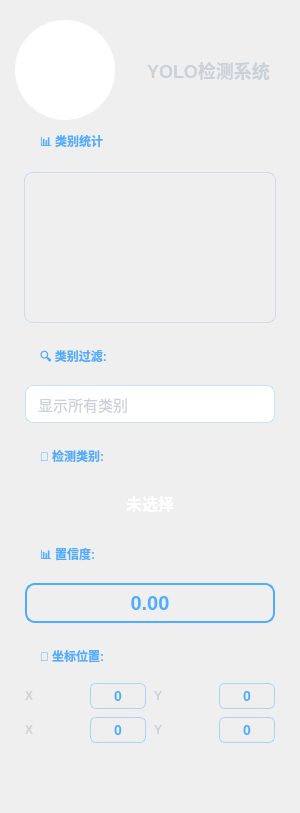
     <widget class="QWidget" name="rightWidget" native="true">
      <property name="minimumSize">
       <size>
        <width>300</width>
        <height>0</height>
       </size>
      </property>
      <property name="maximumSize">
       <size>
        <width>300</width>
        <height>16777215</height>
       </size>
      </property>
      <property name="styleSheet">
       <string notr="true">background: qlineargradient(x1:0, y1:0, x2:0, y2:1,
                               stop:0 rgba(22, 33, 62, 0.95), 
                               stop:1 rgba(15, 52, 96, 0.95));
    border-radius: 18px; 
</string>
      </property>
      <layout class="QVBoxLayout" name="verticalLayout_3">
       <property name="spacing">
        <number>15</number>
       </property>
       <property name="leftMargin">
        <number>15</number>
       </property>
       <property name="topMargin">
        <number>20</number>
       </property>
       <property name="rightMargin">
        <number>15</number>
       </property>
       <property name="bottomMargin">
        <number>20</number>
       </property>
       <item>
        <layout class="QHBoxLayout" name="logoLayout">
         <item>
          <widget class="QLabel" name="logoLabel">
           <property name="minimumSize">
            <size>
             <width>100</width>
             <height>100</height>
            </size>
           </property>
           <property name="maximumSize">
            <size>
             <width>100</width>
             <height>100</height>
            </size>
           </property>
           <property name="styleSheet">
            <string notr="true">QLabel {
	
background: white;
    border-radius: 50px;
    color: white;
    font-size: 22px;
    font-weight: bold;
}</string>
           </property>
           <property name="text">
            <string>Y</string>
           </property>
           <property name="alignment">
            <set>Qt::AlignCenter</set>
           </property>
          </widget>
         </item>
         <item>
          <spacer name="horizontalSpacer_logo">
           <property name="orientation">
            <enum>Qt::Horizontal</enum>
           </property>
           <property name="sizeHint" stdset="0">
            <size>
             <width>40</width>
             <height>20</height>
            </size>
           </property>
          </spacer>
         </item>
         <item>
          <widget class="QLabel" name="logoText">
           <property name="maximumSize">
            <size>
             <width>16777215</width>
             <height>40</height>
            </size>
           </property>
           <property name="styleSheet">
            <string notr="true">QLabel {
    font-size: 18px;
    font-weight: 700;
    color: #c9d1d9;
    background: qlineargradient(x1:0, y1:0, x2:1, y2:0,
                               stop:0 #21262d, stop:1 #30363d);
    border-radius: 8px;
    padding: 6px 12px;
}</string>
           </property>
           <property name="text">
            <string>YOLO检测系统</string>
           </property>
          </widget>
         </item>
        </layout>
       </item>
       <item>
        <widget class="QGroupBox" name="statsGroup">
         <property name="enabled">
          <bool>false</bool>
         </property>
         <property name="minimumSize">
          <size>
           <width>0</width>
           <height>200</height>
          </size>
         </property>
         <property name="styleSheet">
          <string notr="true">QGroupBox {
    font-weight: 600;
    border-radius: 12px;
    margin-top: 10px;
    padding-top: 15px;
    background: qlineargradient(x1:0, y1:0, x2:0, y2:1,
                               stop:0 rgba(15, 20, 35, 0.7), 
                               stop:1 rgba(22, 33, 62, 0.7));
    color: #4facfe;
}

QGroupBox::title {
	
    subcontrol-origin: margin;
    left: 15px;
	bottom:5px;
	min-height: 25px;
    padding: 0px 8px;
    color: #4facfe;
}</string>
         </property>
         <property name="title">
          <string>📊 类别统计</string>
         </property>
         <property name="alignment">
          <set>Qt::AlignLeading|Qt::AlignLeft|Qt::AlignVCenter</set>
         </property>
         <property name="flat">
          <bool>false</bool>
         </property>
         <property name="checkable">
          <bool>false</bool>
         </property>
         <layout class="QVBoxLayout" name="verticalLayout_14">
          <item>
           <widget class="QListView" name="catlistView">
            <property name="enabled">
             <bool>false</bool>
            </property>
            <property name="sizePolicy">
             <sizepolicy hsizetype="Minimum" vsizetype="Fixed">
              <horstretch>0</horstretch>
              <verstretch>0</verstretch>
             </sizepolicy>
            </property>
            <property name="minimumSize">
             <size>
              <width>0</width>
              <height>151</height>
             </size>
            </property>
            <property name="maximumSize">
             <size>
              <width>16777215</width>
              <height>150</height>
             </size>
            </property>
            <property name="autoFillBackground">
             <bool>false</bool>
            </property>
            <property name="styleSheet">
             <string notr="true">QListView {
   background: qlineargradient(x1:0, y1:0, x2:0, y2:1,
                               stop:0 #0a0e27, stop:1 #16213e);
    border: 1px solid rgba(79, 172, 254, 0.25);
    border-radius: 8px;
    padding: 8px 16px;
    font-size: 14px;
    color: #c9d1d9;
}

QListView::item {
    height: 36px;
    padding: 0 12px;
    margin: 2px 0;
    border: none;
    border-radius: 6px;
}

QListView::item:hover {
    background: qlineargradient(x1:0, y1:0, x2:1, y2:0,
                               stop:0 rgba(79, 172, 254, 0.2), 
                               stop:1 rgba(0, 242, 254, 0.2));
    color: #4facfe;
}

QListView::item:selected {
    background: qlineargradient(x1:0, y1:0, x2:1, y2:0,
                               stop:0 #4facfe, stop:1 #00f2fe);
    color: white;
    font-weight: 600;
}</string>
            </property>
           </widget>
          </item>
         </layout>
        </widget>
       </item>
       <item>
        <widget class="QGroupBox" name="filterGroup">
         <property name="styleSheet">
          <string notr="true">QGroupBox {
    font-weight: 600;
    border-radius: 12px;
    margin-top: 10px;
    padding-top: 15px;
    background: qlineargradient(x1:0, y1:0, x2:0, y2:1,
                               stop:0 rgba(15, 20, 35, 0.7), 
                               stop:1 rgba(22, 33, 62, 0.7));
    color: #4facfe;
}

QGroupBox::title {
    subcontrol-origin: margin;
    left: 15px;
    padding: 0 8px;
    color: #4facfe;
	bottom:5px;
	min-height: 25px;
}</string>
         </property>
         <property name="title">
          <string>🔍 类别过滤:</string>
         </property>
         <layout class="QVBoxLayout" name="verticalLayout_6">
          <property name="spacing">
           <number>5</number>
          </property>
          <property name="leftMargin">
           <number>10</number>
          </property>
          <property name="topMargin">
           <number>10</number>
          </property>
          <property name="rightMargin">
           <number>10</number>
          </property>
          <property name="bottomMargin">
           <number>10</number>
          </property>
          <item>
           <widget class="QComboBox" name="filter_combo">
            <property name="minimumSize">
             <size>
              <width>0</width>
              <height>38</height>
             </size>
            </property>
            <property name="styleSheet">
             <string notr="true">QComboBox {
    border: 1px solid rgba(79, 172, 254, 0.3);
    border-radius: 8px;
    padding: 8px 12px;
    background: qlineargradient(x1:0, y1:0, x2:0, y2:1,
                               stop:0 #0a0e27, stop:1 #16213e);
    font-size: 15px;
    color: #c9d1d9;
    min-height: 20px;
}

QComboBox:hover {
    border-color: #4facfe;
}

QComboBox::drop-down {
    border: none;
    width: 30px;
}

QComboBox::down-arrow {
    image: none;
    border-left: 5px solid transparent;
    border-right: 5px solid transparent;
    border-top: 5px solid #4facfe;
}
/* 下拉列表容器 */
QComboBox QAbstractItemView {
    background: qlineargradient(x1:0, y1:0, x2:0, y2:1,
                               stop:0 #16213e, stop:1 #0f3460);
    border: 2px solid rgba(79, 172, 254, 0.6);
    border-radius: 8px;
    selection-background-color: rgba(79, 172, 254, 0.5);
    selection-color: white;
    color: #e8f1ff;
    padding: 5px;
    outline: none;
}

/* 下拉列表项 */
QComboBox QAbstractItemView::item {
    height: 35px;
    padding-left: 15px;
    border-radius: 5px;
	color: rgb(255, 255, 255);
    background: transparent;
}

/* 下拉列表项悬停 */
QComboBox QAbstractItemView::item:hover {
    background: rgba(79, 172, 254, 0.3);
    color: #00f2fe;
}

/* 下拉列表项选中 */
QComboBox QAbstractItemView::item:selected {
    background: qlineargradient(x1:0, y1:0, x2:1, y2:0,
                               stop:0 #4facfe, stop:1 #00f2fe);
    color: white;
    font-weight: 600;
}</string>
            </property>
            <item>
             <property name="text">
              <string>显示所有类别</string>
             </property>
            </item>
           </widget>
          </item>
         </layout>
        </widget>
       </item>
       <item>
        <widget class="QGroupBox" name="classGroup">
         <property name="styleSheet">
          <string notr="true">QGroupBox {
    font-weight: 600;
    border-radius: 12px;
    margin-top: 10px;
    padding-top: 15px;
    background: qlineargradient(x1:0, y1:0, x2:0, y2:1,
                               stop:0 rgba(15, 20, 35, 0.7), 
                               stop:1 rgba(22, 33, 62, 0.7));
    color: #4facfe;
}

QGroupBox::title {
    subcontrol-origin: margin;
    left: 15px;
    padding: 0 8px;
    color: #4facfe;
	bottom:5px;
	min-height: 25px;
}</string>
         </property>
         <property name="title">
          <string>🔲 检测类别:</string>
         </property>
         <layout class="QVBoxLayout" name="verticalLayout_7">
          <property name="spacing">
           <number>5</number>
          </property>
          <property name="leftMargin">
           <number>10</number>
          </property>
          <property name="topMargin">
           <number>10</number>
          </property>
          <property name="rightMargin">
           <number>10</number>
          </property>
          <property name="bottomMargin">
           <number>10</number>
          </property>
          <item>
           <widget class="QPushButton" name="category_value">
            <property name="minimumSize">
             <size>
              <width>0</width>
              <height>40</height>
             </size>
            </property>
            <property name="styleSheet">
             <string notr="true">QPushButton {
    background: qlineargradient(x1:0, y1:0, x2:1, y2:1,
                               stop:0 #fa709a, stop:1 #fee140);
    color: white;
    border: none;
    border-radius: 10px;
    font-size: 16px;
    font-weight: 600;
    padding: 8px 16px;
}
QPushButton:hover {
}</string>
            </property>
            <property name="text">
             <string>未选择</string>
            </property>
           </widget>
          </item>
         </layout>
        </widget>
       </item>
       <item>
        <widget class="QGroupBox" name="confGroup">
         <property name="styleSheet">
          <string notr="true">QGroupBox {
    font-weight: 600;
    border-radius: 12px;
    margin-top: 10px;
    padding-top: 15px;
    background: qlineargradient(x1:0, y1:0, x2:0, y2:1,
                               stop:0 rgba(15, 20, 35, 0.7), 
                               stop:1 rgba(22, 33, 62, 0.7));
    color: #4facfe;
}

QGroupBox::title {
    subcontrol-origin: margin;
    left: 15px;
    padding: 0 8px;
    color: #4facfe;
	bottom:5px;
	min-height: 25px;
}</string>
         </property>
         <property name="title">
          <string>📊 置信度:</string>
         </property>
         <layout class="QVBoxLayout" name="verticalLayout_8">
          <property name="spacing">
           <number>5</number>
          </property>
          <property name="leftMargin">
           <number>10</number>
          </property>
          <property name="topMargin">
           <number>10</number>
          </property>
          <property name="rightMargin">
           <number>10</number>
          </property>
          <property name="bottomMargin">
           <number>10</number>
          </property>
          <item>
           <widget class="QLabel" name="confidence_value">
            <property name="minimumSize">
             <size>
              <width>0</width>
              <height>40</height>
             </size>
            </property>
            <property name="styleSheet">
             <string notr="true">QLabel {
    background: qlineargradient(x1:0, y1:0, x2:1, y2:0,
                               stop:0 #21262d, stop:1 #30363d);
    border: 2px solid #4facfe;
    border-radius: 10px;
    font-size: 20px;
    font-weight: 700;
    color: #4facfe;
}</string>
            </property>
            <property name="text">
             <string>0.00</string>
            </property>
            <property name="alignment">
             <set>Qt::AlignCenter</set>
            </property>
           </widget>
          </item>
         </layout>
        </widget>
       </item>
       <item>
        <widget class="QGroupBox" name="posGroup">
         <property name="styleSheet">
          <string notr="true">QGroupBox {
    font-weight: 600;
    border-radius: 12px;
    margin-top: 10px;
    padding-top: 15px;
    background: qlineargradient(x1:0, y1:0, x2:0, y2:1,
                               stop:0 rgba(15, 20, 35, 0.7), 
                               stop:1 rgba(22, 33, 62, 0.7));
    color: #4facfe;
}

QGroupBox::title {
    subcontrol-origin: margin;
    left: 15px;
    padding: 0 8px;
    color: #4facfe;
	bottom:5px;
	min-height: 25px;
}</string>
         </property>
         <property name="title">
          <string>📍 坐标位置:</string>
         </property>
         <layout class="QVBoxLayout" name="verticalLayout_9">
          <property name="spacing">
           <number>5</number>
          </property>
          <property name="leftMargin">
           <number>10</number>
          </property>
          <property name="topMargin">
           <number>10</number>
          </property>
          <property name="rightMargin">
           <number>10</number>
          </property>
          <property name="bottomMargin">
           <number>10</number>
          </property>
          <item>
           <layout class="QGridLayout" name="posGrid">
            <property name="spacing">
             <number>8</number>
            </property>
            <item row="0" column="0">
             <widget class="QLabel" name="label_x_text">
              <property name="styleSheet">
               <string notr="true">color: #c9d1d9; font-weight: 600;
text-align: center;
qproperty-alignment: 'AlignCenter';</string>
              </property>
              <property name="text">
               <string>&lt;html&gt;&lt;head/&gt;&lt;body&gt;&lt;p&gt;X&lt;/p&gt;&lt;/body&gt;&lt;/html&gt;</string>
              </property>
             </widget>
            </item>
            <item row="0" column="1">
             <widget class="QLabel" name="xmin_value">
              <property name="styleSheet">
               <string notr="true">QLabel {
    background: qlineargradient(x1:0, y1:0, x2:1, y2:0,
                               stop:0 #21262d, stop:1 #2a3441);
    border: 1px solid rgba(79, 172, 254, 0.4);
    border-radius: 6px;
    padding: 4px 6px;
    color: #4facfe;
    font-weight: 600;
    font-size: 14px;
    min-width: 35px;
}</string>
              </property>
              <property name="text">
               <string>0</string>
              </property>
              <property name="alignment">
               <set>Qt::AlignCenter</set>
              </property>
             </widget>
            </item>
            <item row="0" column="2">
             <widget class="QLabel" name="label_y_text">
              <property name="styleSheet">
               <string notr="true">color: #c9d1d9; font-weight: 600;
text-align: center;
qproperty-alignment: 'AlignCenter';</string>
              </property>
              <property name="text">
               <string>&lt;html&gt;&lt;head/&gt;&lt;body&gt;&lt;p&gt;Y&lt;/p&gt;&lt;/body&gt;&lt;/html&gt;</string>
              </property>
             </widget>
            </item>
            <item row="0" column="3">
             <widget class="QLabel" name="ymin_value">
              <property name="styleSheet">
               <string notr="true">QLabel {
    background: qlineargradient(x1:0, y1:0, x2:1, y2:0,
                               stop:0 #21262d, stop:1 #2a3441);
    border: 1px solid rgba(79, 172, 254, 0.4);
    border-radius: 6px;
    padding: 4px 6px;
    color: #4facfe;
    font-weight: 600;
    font-size: 14px;
    min-width: 35px;
}</string>
              </property>
              <property name="text">
               <string>0</string>
              </property>
              <property name="alignment">
               <set>Qt::AlignCenter</set>
              </property>
             </widget>
            </item>
            <item row="1" column="0">
             <widget class="QLabel" name="label_z1_text">
              <property name="styleSheet">
               <string notr="true">color: #c9d1d9; font-weight: 600;
text-align: center;
qproperty-alignment: 'AlignCenter';</string>
              </property>
              <property name="text">
               <string>&lt;html&gt;&lt;head/&gt;&lt;body&gt;&lt;p&gt;X&lt;/p&gt;&lt;/body&gt;&lt;/html&gt;</string>
              </property>
             </widget>
            </item>
            <item row="1" column="1">
             <widget class="QLabel" name="xmax_value">
              <property name="styleSheet">
               <string notr="true">QLabel {
    background: qlineargradient(x1:0, y1:0, x2:1, y2:0,
                               stop:0 #21262d, stop:1 #2a3441);
    border: 1px solid rgba(79, 172, 254, 0.4);
    border-radius: 6px;
    padding: 4px 6px;
    color: #4facfe;
    font-weight: 600;
    font-size: 14px;
    min-width: 35px;
}</string>
              </property>
              <property name="text">
               <string>0</string>
              </property>
              <property name="alignment">
               <set>Qt::AlignCenter</set>
              </property>
             </widget>
            </item>
            <item row="1" column="2">
             <widget class="QLabel" name="label_z2_text">
              <property name="styleSheet">
               <string notr="true">color: #c9d1d9; font-weight: 600;
text-align: center;
qproperty-alignment: 'AlignCenter';</string>
              </property>
              <property name="text">
               <string>Y</string>
              </property>
             </widget>
            </item>
            <item row="1" column="3">
             <widget class="QLabel" name="ymax_value">
              <property name="styleSheet">
               <string notr="true">QLabel {
    background: qlineargradient(x1:0, y1:0, x2:1, y2:0,
                               stop:0 #21262d, stop:1 #2a3441);
    border: 1px solid rgba(79, 172, 254, 0.4);
    border-radius: 6px;
    padding: 4px 6px;
    color: #4facfe;
    font-weight: 600;
    font-size: 14px;
    min-width: 35px;
}</string>
              </property>
              <property name="text">
               <string>0</string>
              </property>
              <property name="alignment">
               <set>Qt::AlignCenter</set>
              </property>
             </widget>
            </item>
           </layout>
          </item>
         </layout>
        </widget>
       </item>
       <item>
        <spacer name="verticalSpacer_2">
         <property name="orientation">
          <enum>Qt::Vertical</enum>
         </property>
         <property name="sizeHint" stdset="0">
          <size>
           <width>20</width>
           <height>40</height>
          </size>
         </property>
        </spacer>
       </item>
      </layout>
     </widget>
